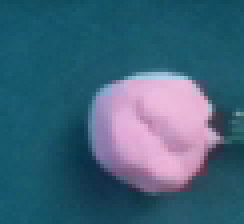
%> input picture test/PlayerDetection/ball_2.PNG, 61 x 56 px (shown 4 times larger)
$ octave ball_histogram.m   (GNU Octave 9; MATLAB toolbox functions it lacks are replaced by stand-ins)
%> lines starting %> are read from the running program, lines starting %| are printed output that depends on the picture; in (x1, y1, x2, y2) boxes, pixels count from 0 and x2, y2 are one past the last pixel; in counts of white or black regions, pixels touching at a corner belong together; the program's own positions count from 1

            %addpath '/home/pujazon/Escriptori/Offside/PlayerDetection/top/testcases'
            %addpath '/home/pujazon/Escriptori/Offside/MainNode/bin/testcases'
            addpath 'C:\Users\danie\Desktop\TFG\Offside\PlayerDetection\top\testcases'

            %Profiling
            format shortg
            c = clock

            for compress=1:1

            maxNumCompThreads(16);
            %%%%%fprintf('Hilos: %d\n',maxNumCompThreads);

            I = imread('ball_2.png');
%> I is the input picture: size 56x61x3 uint8; mean R, G, B 63.8, 99, 121.7
            Ori = imread('ball_2.png');

            figure, imshow(Ori);

            end

            %GLOBALS
            global Processed;
            global TmpBlobMap;
            global PlayersMask;
            global Blobs;
            global N;
            global NBlobs;

            global rows;
            global columns;
            global top_field;
            global bottom_field;
            global right_field;
            global left_field;
            global FieldMask;

            global top;
            global bottom;
            global left;
            global right;
            global weight;

            global row_avg;
            global col_avg;

            %Camera units in cm
            camera_width = 50;
            camera_height = 50;

            global x_cm_per_pixel;
            global y_cm_per_pixel;

            N = 30;

                        %% Preprocessing
            %  FieldMask:
            %  Apply thresholding with Grass mean color and offset
            %  FieldBoundaries:
            %  Image is bigger than field and we only want to process the blobs inside field
            %  so must be found field boundaries

            max_RLevels = 21;
            max_GLevels = 80;
            max_BLevels = 96;

            for compress=1:1

            rows = size(I,1);
%> rows = 56
            columns = size(I,2);
%> columns = 61

            row_avg = floor(rows*0.5)
%> row_avg = 28
            col_avg = floor(columns*0.5)
%> col_avg = 30

            RChannel = I(:,:,1);
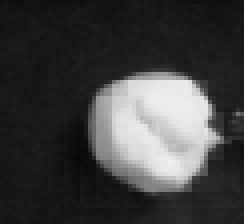
%> RChannel: size 56x61 uint8 (shown 4 times larger); min 5, max 239, mean 63.8
            GChannel = I(:,:,2);
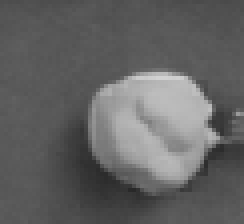
%> GChannel: size 56x61 uint8 (shown 4 times larger); min 40, max 210, mean 99
            BChannel = I(:,:,3);
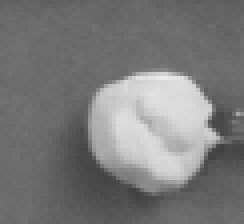
%> BChannel: size 56x61 uint8 (shown 4 times larger); min 63, max 235, mean 121.7

            %Are hardcoded but must be set dinamically
            Rth = 80;
            Gth = 80;
            Bth = 80;

            FieldMask = zeros(rows,columns);
            tmp_PlayersMask = zeros(rows,columns);

            for i = 1: rows
                for j = 1: columns
            % [16 lines of commented-out code are left out]

                    if (diff_abs(RChannel(i,j),max_RLevels) < Rth &&...
                        diff_abs(GChannel(i,j),max_GLevels) < Gth &&...
                        diff_abs(BChannel(i,j),max_BLevels) < Bth && ...
                        RChannel(i,j) < GChannel(i,j) &&...
                        RChannel(i,j) < BChannel(i,j) &&...
                        RChannel(i,j) < 50)

                        %It's grass
                        tmp_PlayersMask(i,j) = 255;

                    else
                        FieldMask(i,j) = 255;
                    end
                   %end
                end
            end
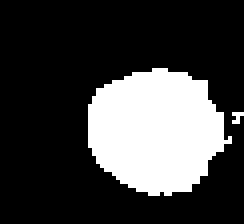
%> FieldMask: size 56x61 double (shown 4 times larger); 25% white; 2 white regions (1 under 20 px), largest, box (x1, y1, x2, y2) and area: (22, 17, 58, 49) 847

             PlayersMask = tmp_PlayersMask;
             %figure, imshow(PlayersMask);
             figure, imshow(FieldMask);
            end


    Rc = uint32(0);
    Gc = uint32(0);
    Bc = uint32(0);
    N = uint32(0);

    RM = Ori(:,:,1);
    GM = Ori(:,:,2);
    BM = Ori(:,:,3);

    for i=1:rows
        for j=1:columns

        if (PlayersMask(i,j) == 0)
            Rc = Rc+uint32(RM(i,j));
            Gc = Gc+uint32(GM(i,j));
            Bc = Bc+uint32(BM(i,j));
            N = N+1;
        end
        %fprintf("(%d,%d) -> [%d,%d,%d])\n",i,j,RM(i,j),GM(i,j),BM(i,j));

        end
    end
%> after the loop, Bc = 155609; Gc = 126098; N = 853; Rc = 153167

    Rh = floor(Rc/N);
%> Rh = 180
    Gh = floor(Gc/N);
%> Gh = 148
    Bh = floor(Bc/N);
%> Bh = 182


    fprintf("isBall() = [%d,%d,%d]\n",Rh,Gh,Bh);
%| isBall() = [180,148,182]


function ret = diff_abs(a,b)
    if (a > b) ret = a-b;
    else ret = b-a;
    end
end
